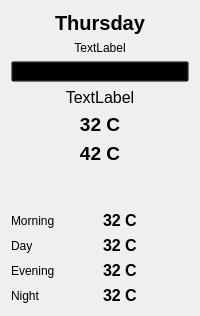
               <widget class="QFrame" name="frame">
                <property name="frameShape">
                 <enum>QFrame::NoFrame</enum>
                </property>
                <property name="frameShadow">
                 <enum>QFrame::Sunken</enum>
                </property>
                <layout class="QVBoxLayout" name="verticalLayout_49">
                 <item>
                  <layout class="QVBoxLayout" name="verticalLayout_37">
                   <item>
                    <layout class="QVBoxLayout" name="verticalLayout_38">
                     <item>
                      <widget class="QLabel" name="label_5day_day5">
                       <property name="font">
                        <font>
                         <family>Helvetica</family>
                         <pointsize>15</pointsize>
                         <weight>75</weight>
                         <bold>true</bold>
                        </font>
                       </property>
                       <property name="toolTip">
                        <string>Day of the week</string>
                       </property>
                       <property name="text">
                        <string>Thursday</string>
                       </property>
                       <property name="alignment">
                        <set>Qt::AlignCenter</set>
                       </property>
                      </widget>
                     </item>
                     <item>
                      <widget class="QLabel" name="label_5day_day5_date">
                       <property name="toolTip">
                        <string>Date (dd/mm/yyyy)</string>
                       </property>
                       <property name="text">
                        <string>TextLabel</string>
                       </property>
                       <property name="alignment">
                        <set>Qt::AlignCenter</set>
                       </property>
                      </widget>
                     </item>
                     <item>
                      <widget class="QToolButton" name="toolButton_5day_day5_pic">
                       <property name="sizePolicy">
                        <sizepolicy hsizetype="Expanding" vsizetype="Expanding">
                         <horstretch>0</horstretch>
                         <verstretch>0</verstretch>
                        </sizepolicy>
                       </property>
                       <property name="styleSheet">
                        <string notr="true">QToolButton{
background:transparent;
}</string>
                       </property>
                       <property name="text">
                        <string>...</string>
                       </property>
                       <property name="icon">
                        <iconset resource="resources.qrc">
                         <normaloff>:/icons/01d.png</normaloff>:/icons/01d.png</iconset>
                       </property>
                       <property name="iconSize">
                        <size>
                         <width>80</width>
                         <height>80</height>
                        </size>
                       </property>
                      </widget>
                     </item>
                     <item>
                      <widget class="QLabel" name="label_5day_day5_desc">
                       <property name="font">
                        <font>
                         <family>Helvetica</family>
                         <pointsize>12</pointsize>
                        </font>
                       </property>
                       <property name="whatsThis">
                        <string>Weather summary</string>
                       </property>
                       <property name="text">
                        <string>TextLabel</string>
                       </property>
                       <property name="alignment">
                        <set>Qt::AlignCenter</set>
                       </property>
                       <property name="wordWrap">
                        <bool>true</bool>
                       </property>
                      </widget>
                     </item>
                     <item>
                      <layout class="QHBoxLayout" name="horizontalLayout_57">
                       <item>
                        <layout class="QVBoxLayout" name="verticalLayout_39">
                         <item>
                          <widget class="QLabel" name="label_5day_day5_min">
                           <property name="font">
                            <font>
                             <family>Helvetica</family>
                             <pointsize>14</pointsize>
                             <weight>75</weight>
                             <bold>true</bold>
                            </font>
                           </property>
                           <property name="toolTip">
                            <string>Minimum temperature</string>
                           </property>
                           <property name="text">
                            <string>32 C</string>
                           </property>
                           <property name="alignment">
                            <set>Qt::AlignCenter</set>
                           </property>
                          </widget>
                         </item>
                         <item>
                          <widget class="QLabel" name="label_5day_day5_max">
                           <property name="font">
                            <font>
                             <family>Helvetica</family>
                             <pointsize>14</pointsize>
                             <weight>75</weight>
                             <bold>true</bold>
                            </font>
                           </property>
                           <property name="toolTip">
                            <string>Maximum temperature</string>
                           </property>
                           <property name="text">
                            <string>42 C</string>
                           </property>
                           <property name="alignment">
                            <set>Qt::AlignCenter</set>
                           </property>
                          </widget>
                         </item>
                        </layout>
                       </item>
                      </layout>
                     </item>
                    </layout>
                   </item>
                   <item>
                    <spacer name="verticalSpacer_8">
                     <property name="orientation">
                      <enum>Qt::Vertical</enum>
                     </property>
                     <property name="sizeHint" stdset="0">
                      <size>
                       <width>20</width>
                       <height>40</height>
                      </size>
                     </property>
                    </spacer>
                   </item>
                   <item>
                    <layout class="QVBoxLayout" name="verticalLayout_40">
                     <item>
                      <layout class="QHBoxLayout" name="horizontalLayout_58">
                       <item>
                        <widget class="QLabel" name="label_115">
                         <property name="text">
                          <string>Morning</string>
                         </property>
                        </widget>
                       </item>
                       <item>
                        <widget class="QLabel" name="label_5day_day5_morn">
                         <property name="font">
                          <font>
                           <family>Helvetica</family>
                           <pointsize>12</pointsize>
                           <weight>75</weight>
                           <bold>true</bold>
                          </font>
                         </property>
                         <property name="text">
                          <string>32 C</string>
                         </property>
                        </widget>
                       </item>
                      </layout>
                     </item>
                     <item>
                      <layout class="QHBoxLayout" name="horizontalLayout_59">
                       <item>
                        <widget class="QLabel" name="label_117">
                         <property name="text">
                          <string>Day</string>
                         </property>
                        </widget>
                       </item>
                       <item>
                        <widget class="QLabel" name="label_5day_day5_day">
                         <property name="font">
                          <font>
                           <family>Helvetica</family>
                           <pointsize>12</pointsize>
                           <weight>75</weight>
                           <bold>true</bold>
                          </font>
                         </property>
                         <property name="text">
                          <string>32 C</string>
                         </property>
                        </widget>
                       </item>
                      </layout>
                     </item>
                     <item>
                      <layout class="QHBoxLayout" name="horizontalLayout_60">
                       <item>
                        <widget class="QLabel" name="label_119">
                         <property name="text">
                          <string>Evening</string>
                         </property>
                        </widget>
                       </item>
                       <item>
                        <widget class="QLabel" name="label_5day_day5_even">
                         <property name="font">
                          <font>
                           <family>Helvetica</family>
                           <pointsize>12</pointsize>
                           <weight>75</weight>
                           <bold>true</bold>
                          </font>
                         </property>
                         <property name="text">
                          <string>32 C</string>
                         </property>
                        </widget>
                       </item>
                      </layout>
                     </item>
                     <item>
                      <layout class="QHBoxLayout" name="horizontalLayout_61">
                       <item>
                        <widget class="QLabel" name="label_121">
                         <property name="text">
                          <string>Night</string>
                         </property>
                        </widget>
                       </item>
                       <item>
                        <widget class="QLabel" name="label_5day_day5_night">
                         <property name="font">
                          <font>
                           <family>Helvetica</family>
                           <pointsize>12</pointsize>
                           <weight>75</weight>
                           <bold>true</bold>
                          </font>
                         </property>
                         <property name="text">
                          <string>32 C</string>
                         </property>
                        </widget>
                       </item>
                      </layout>
                     </item>
                    </layout>
                   </item>
                  </layout>
                 </item>
                </layout>
               </widget>
